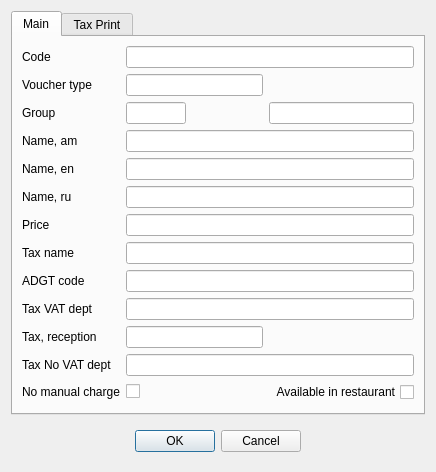
<?xml version="1.0" encoding="UTF-8"?>
<ui version="4.0">
 <class>REInvoiceItem</class>
 <widget class="QDialog" name="REInvoiceItem">
  <property name="geometry">
   <rect>
    <x>0</x>
    <y>0</y>
    <width>436</width>
    <height>450</height>
   </rect>
  </property>
  <property name="windowTitle">
   <string>Invoice Item</string>
  </property>
  <layout class="QVBoxLayout" name="verticalLayout">
   <item>
    <widget class="QTabWidget" name="tabWidget">
     <property name="currentIndex">
      <number>0</number>
     </property>
     <widget class="QWidget" name="tab">
      <attribute name="title">
       <string>Main</string>
      </attribute>
      <layout class="QHBoxLayout" name="horizontalLayout_2">
       <item>
        <layout class="QGridLayout" name="gridLayout">
         <item row="1" column="0">
          <widget class="QLabel" name="label_12">
           <property name="text">
            <string>Voucher type</string>
           </property>
          </widget>
         </item>
         <item row="1" column="1">
          <widget class="EQLineEdit" name="leVaucher">
           <property name="Field" stdset="0">
            <string>f_vaucher</string>
           </property>
          </widget>
         </item>
         <item row="12" column="2">
          <widget class="EQCheckBox" name="chRest">
           <property name="layoutDirection">
            <enum>Qt::RightToLeft</enum>
           </property>
           <property name="text">
            <string>Available in restaurant</string>
           </property>
           <property name="Field" stdset="0">
            <string>f_rest</string>
           </property>
          </widget>
         </item>
         <item row="4" column="1" colspan="2">
          <widget class="EQLineEdit" name="leNameEn">
           <property name="Field" stdset="0">
            <string>f_en</string>
           </property>
          </widget>
         </item>
         <item row="7" column="1" colspan="2">
          <widget class="EQLineEdit" name="leTaxName">
           <property name="Field" stdset="0">
            <string>f_taxName</string>
           </property>
          </widget>
         </item>
         <item row="12" column="0">
          <widget class="QLabel" name="label_10">
           <property name="text">
            <string>No manual charge</string>
           </property>
          </widget>
         </item>
         <item row="7" column="0">
          <widget class="QLabel" name="label_11">
           <property name="text">
            <string>Tax name</string>
           </property>
          </widget>
         </item>
         <item row="12" column="1">
          <widget class="EQCheckBox" name="chAuto">
           <property name="text">
            <string/>
           </property>
           <property name="Field" stdset="0">
            <string>f_auto</string>
           </property>
          </widget>
         </item>
         <item row="3" column="1" colspan="2">
          <widget class="EQLineEdit" name="leNameAm">
           <property name="Field" stdset="0">
            <string>f_am</string>
           </property>
          </widget>
         </item>
         <item row="5" column="1" colspan="2">
          <widget class="EQLineEdit" name="leNameRu">
           <property name="Field" stdset="0">
            <string>f_ru</string>
           </property>
          </widget>
         </item>
         <item row="11" column="1" colspan="2">
          <widget class="EQLineEdit" name="leNoVATDept">
           <property name="Field" stdset="0">
            <string>f_noVatDept</string>
           </property>
          </widget>
         </item>
         <item row="0" column="1" colspan="2">
          <widget class="EQLineEdit" name="leCode">
           <property name="focusPolicy">
            <enum>Qt::NoFocus</enum>
           </property>
           <property name="readOnly">
            <bool>true</bool>
           </property>
           <property name="PrimaryKey" stdset="0">
            <bool>true</bool>
           </property>
           <property name="Field" stdset="0">
            <string>f_id</string>
           </property>
          </widget>
         </item>
         <item row="2" column="2">
          <widget class="EQLineEdit" name="leGroupName">
           <property name="focusPolicy">
            <enum>Qt::NoFocus</enum>
           </property>
           <property name="readOnly">
            <bool>true</bool>
           </property>
          </widget>
         </item>
         <item row="2" column="1">
          <widget class="EQLineEdit" name="leGroupCode">
           <property name="maximumSize">
            <size>
             <width>60</width>
             <height>16777215</height>
            </size>
           </property>
           <property name="Field" stdset="0">
            <string>f_group</string>
           </property>
          </widget>
         </item>
         <item row="0" column="0">
          <widget class="QLabel" name="label">
           <property name="text">
            <string>Code</string>
           </property>
          </widget>
         </item>
         <item row="6" column="1" colspan="2">
          <widget class="EQLineEdit" name="lePrice">
           <property name="Field" stdset="0">
            <string>f_price</string>
           </property>
          </widget>
         </item>
         <item row="2" column="0">
          <widget class="QLabel" name="label_2">
           <property name="text">
            <string>Group</string>
           </property>
          </widget>
         </item>
         <item row="9" column="0">
          <widget class="QLabel" name="label_8">
           <property name="text">
            <string>Tax VAT dept</string>
           </property>
          </widget>
         </item>
         <item row="8" column="0">
          <widget class="QLabel" name="label_7">
           <property name="text">
            <string>ADGT code</string>
           </property>
          </widget>
         </item>
         <item row="6" column="0">
          <widget class="QLabel" name="label_6">
           <property name="text">
            <string>Price</string>
           </property>
          </widget>
         </item>
         <item row="9" column="1" colspan="2">
          <widget class="EQLineEdit" name="leVATDept">
           <property name="Field" stdset="0">
            <string>f_vatDept</string>
           </property>
          </widget>
         </item>
         <item row="8" column="1" colspan="2">
          <widget class="EQLineEdit" name="leADGT">
           <property name="Field" stdset="0">
            <string>f_adgt</string>
           </property>
          </widget>
         </item>
         <item row="11" column="0">
          <widget class="QLabel" name="label_9">
           <property name="text">
            <string>Tax No VAT dept</string>
           </property>
          </widget>
         </item>
         <item row="3" column="0">
          <widget class="QLabel" name="label_3">
           <property name="text">
            <string>Name, am</string>
           </property>
          </widget>
         </item>
         <item row="4" column="0">
          <widget class="QLabel" name="label_4">
           <property name="text">
            <string>Name, en</string>
           </property>
          </widget>
         </item>
         <item row="5" column="0">
          <widget class="QLabel" name="label_5">
           <property name="text">
            <string>Name, ru</string>
           </property>
          </widget>
         </item>
         <item row="10" column="0">
          <widget class="QLabel" name="label_13">
           <property name="text">
            <string>Tax, reception</string>
           </property>
          </widget>
         </item>
         <item row="10" column="1">
          <widget class="EQLineEdit" name="leReceptionTax"/>
         </item>
        </layout>
       </item>
      </layout>
     </widget>
     <widget class="QWidget" name="tab_2">
      <attribute name="title">
       <string>Tax Print</string>
      </attribute>
      <layout class="QHBoxLayout" name="horizontalLayout_3">
       <item>
        <widget class="EQTableWidget" name="tblTaxPrint">
         <column>
          <property name="text">
           <string>Computer</string>
          </property>
         </column>
         <column>
          <property name="text">
           <string>Department</string>
          </property>
         </column>
        </widget>
       </item>
      </layout>
     </widget>
    </widget>
   </item>
   <item>
    <widget class="QWidget" name="widget" native="true">
     <layout class="QHBoxLayout" name="horizontalLayout">
      <item>
       <spacer name="horizontalSpacer">
        <property name="orientation">
         <enum>Qt::Horizontal</enum>
        </property>
        <property name="sizeHint" stdset="0">
         <size>
          <width>57</width>
          <height>20</height>
         </size>
        </property>
       </spacer>
      </item>
      <item>
       <widget class="QPushButton" name="btnOk">
        <property name="text">
         <string>OK</string>
        </property>
       </widget>
      </item>
      <item>
       <widget class="QPushButton" name="tnCancel">
        <property name="text">
         <string>Cancel</string>
        </property>
       </widget>
      </item>
      <item>
       <spacer name="horizontalSpacer_2">
        <property name="orientation">
         <enum>Qt::Horizontal</enum>
        </property>
        <property name="sizeHint" stdset="0">
         <size>
          <width>56</width>
          <height>20</height>
         </size>
        </property>
       </spacer>
      </item>
     </layout>
    </widget>
   </item>
  </layout>
 </widget>
 <customwidgets>
  <customwidget>
   <class>EQLineEdit</class>
   <extends>QLineEdit</extends>
   <header location="global">eqlineedit.h</header>
   <slots>
    <signal>customButtonClicked(bool)</signal>
   </slots>
  </customwidget>
  <customwidget>
   <class>EQCheckBox</class>
   <extends>QCheckBox</extends>
   <header location="global">eqcheckbox.h</header>
  </customwidget>
  <customwidget>
   <class>EQTableWidget</class>
   <extends>QTableWidget</extends>
   <header location="global">eqtablewidget.h</header>
  </customwidget>
 </customwidgets>
 <resources/>
 <connections/>
</ui>
